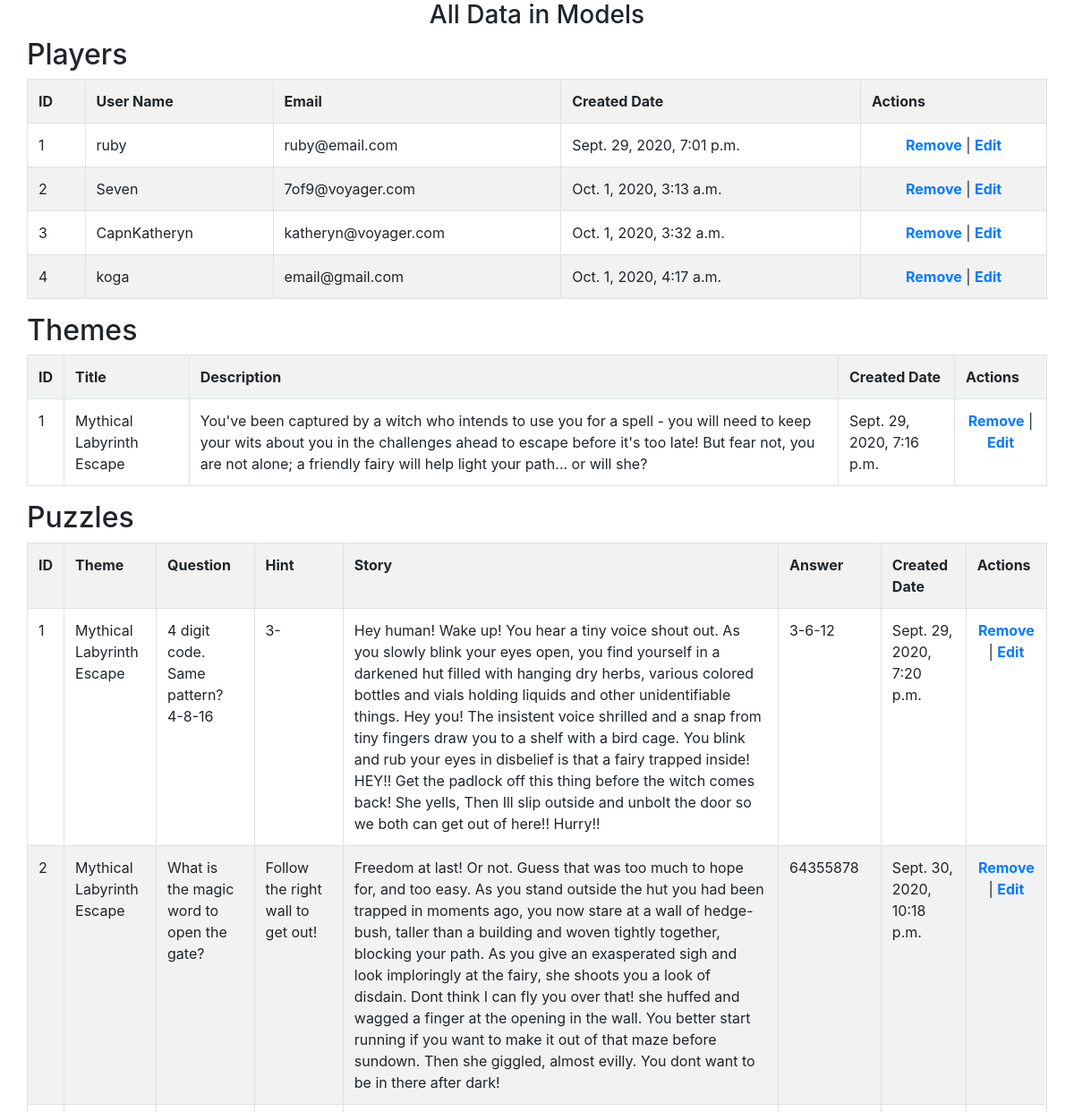
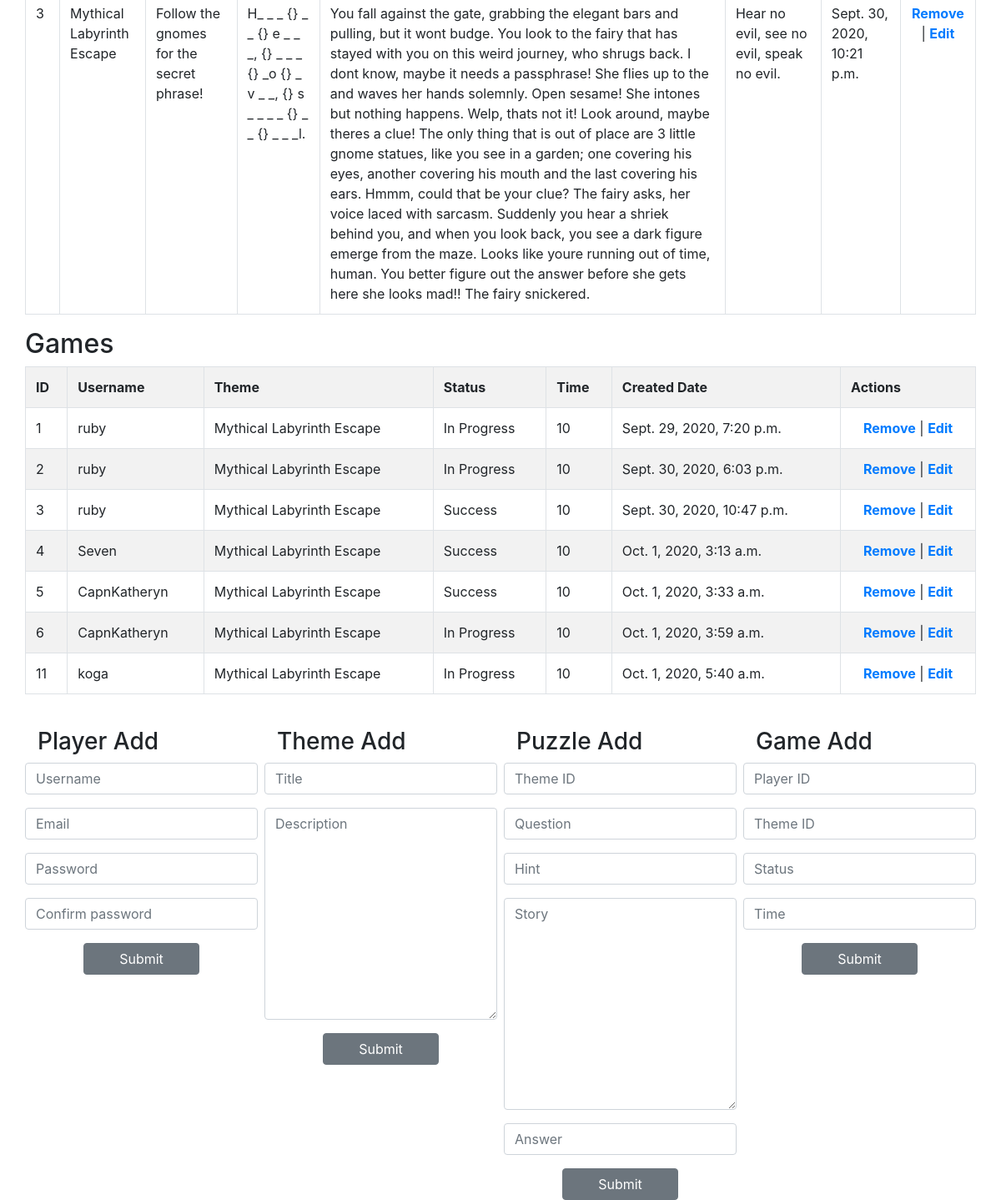
/get_data, run on an earlier commit of the app's database (2 pictures, top to bottom).
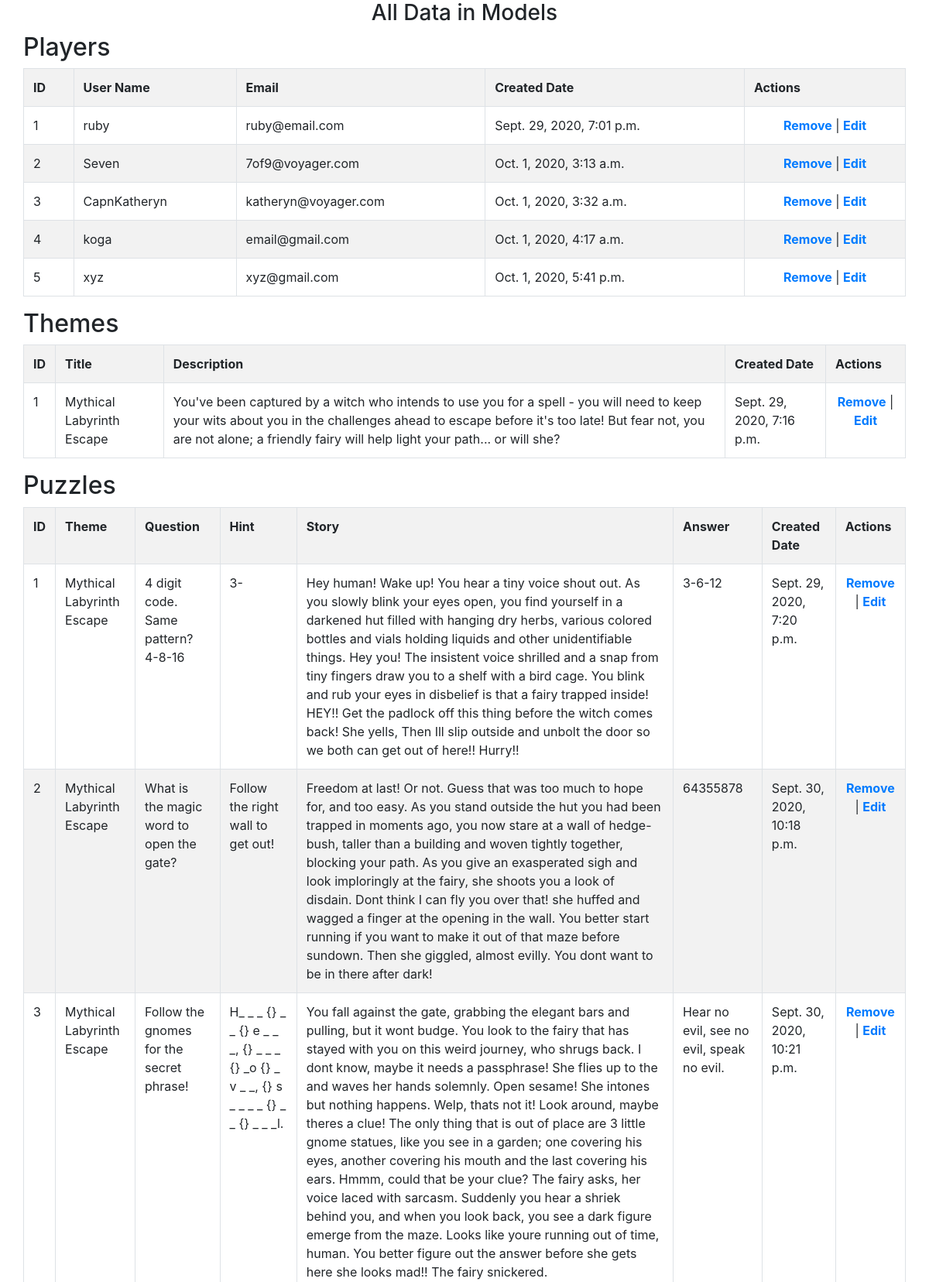
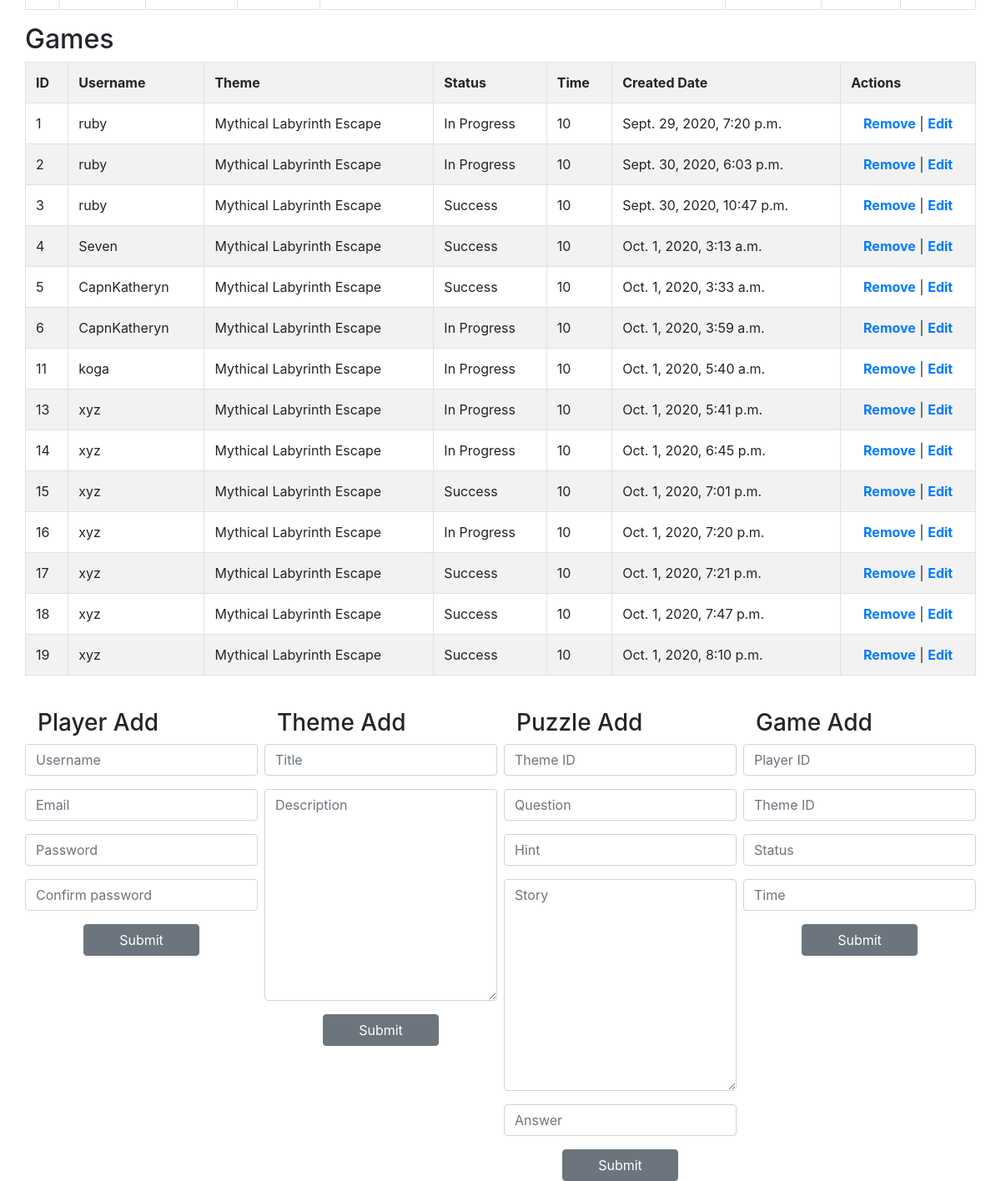
And on a later commit of the database (2 pictures, top to bottom).
### virtual_escape_room_app/models.py (models this page shows)
class Player(models.Model):
    username=models.CharField(max_length=255, unique=True)
    email=models.CharField(max_length=255, unique=True)
    password=models.CharField(max_length=255)
    created_at=models.DateTimeField(auto_now_add=True)
    updated_at=models.DateTimeField(auto_now=True)
    objects=PlayerManager()

class Theme(models.Model): # will be manually entered in the shell until we have an admin mode
    title=models.CharField(max_length=255)
    description=models.TextField()
    created_at=models.DateTimeField(auto_now_add=True)
    updated_at=models.DateTimeField(auto_now=True)
    objects=ThemeManager()

class Puzzle(models.Model): # will be manually entered in the shell until we have an admin mode
    theme=models.ForeignKey(Theme,related_name="puzzle_theme",on_delete=models.CASCADE,default=1)
    question=models.CharField(max_length=255)
    hint=models.CharField(max_length=255)
    story=models.TextField()
    answer=models.CharField(max_length=255)
    created_at=models.DateTimeField(auto_now_add=True)
    updated_at=models.DateTimeField(auto_now=True)

class Game(models.Model):
    players=models.ForeignKey(Player,related_name="player_game",on_delete=models.CASCADE,default=1)
    theme=models.ForeignKey(Theme,related_name="theme_game", on_delete=models.CASCADE)
    status=models.CharField(max_length=255, default="Not Started")
    timer=models.IntegerField(default=10)
    created_at=models.DateTimeField(auto_now_add=True)
    updated_at=models.DateTimeField(auto_now=True)

### virtual_escape_room_app/views.py (the view)
# urls.py: path('get_data',views.get_data),
def get_data(request):
    qry_players= Player.objects.all()
    qry_themes=Theme.objects.all()
    qry_puzzles=Puzzle.objects.all()
    qry_games=Game.objects.all()
    context={
            'queryplayers':qry_players,
            'querythemes':qry_themes,
            'querypuzzles':qry_puzzles,
            'querygames':qry_games
        }
    return render(request, "get_data.html", context)

### virtual_escape_room_app/templates/get_data.html (shortened to what this page needs)
<!DOCTYPE html>
<html lang="en">
<head>
    <link rel="stylesheet" href="https://stackpath.bootstrapcdn.com/bootstrap/4.5.2/css/bootstrap.min.css">
</head>
<body>
    <div class="container">
        <h3 class="text-center">All Data in Models</h3>
        <div class="row">
            <h2>Players</h2>
            <table id="table1" class="table table-striped table-bordered">
                <tr>
                    <th>ID</th>
                    <th>User Name</th>
                    <th>Email</th>
                    <th>Created Date</th>
                    <th>Actions</th>
                </tr>
                {% for one_player in queryplayers %}
                <tr>
                    <td>{{ one_player.id }}</td>
                    <td>{{ one_player.username }}</td>
                    <td>{{ one_player.email }}</td>
                    <td>{{ one_player.created_at }}</td>
                    <td class="text-center">
                        <a href="/player/remove/{{one_player.id}}" class="font-weight-bold">Remove</a>
                        |
                        <a href="/player/edit/{{one_player.id}}" class="font-weight-bold">Edit</a>
                    </td>
                </tr>
                {% endfor %}
            </table>
        </div>
        <div class="row">
            <h2>Themes</h2>
            <table id="tabletheme" class="table table-striped table-bordered">
                <tr>
                    <th>ID</th>
                    <th>Title</th>
                    <th>Description</th>
                    <th>Created Date</th>
                    <th>Actions</th>
                </tr>
                {% for one_theme in querythemes %}
                <tr>
                    <td>{{ one_theme.id }}</td>
                    <td>{{ one_theme.title }}</td>
                    <td>{{ one_theme.description }}</td>
                    <td>{{ one_theme.created_at }}</td>
                    <td class="text-center">
                        <a href="/theme/remove/{{one_theme.id}}" class="font-weight-bold">Remove</a>
                        |
                        <a href="/theme/edit/{{one_theme.id}}" class="font-weight-bold">Edit</a>
                    </td>
                </tr>
                {% endfor %}
            </table>
        </div>
        <div class="row">
            <h2>Puzzles</h2>
            <table id="tablepuzzle" class="table table-striped table-bordered">
                <tr>
                    <th>ID</th>
                    <th>Theme</th>
                    <th>Question</th>
                    <th>Hint</th>
                    <th>Story</th>
                    <th>Answer</th>
                    <th>Created Date</th>
                    <th>Actions</th>
                </tr>
                {% for one_puzzle in querypuzzles %}
                <tr>
                    <td>{{ one_puzzle.id }}</td>
                    <td>{{ one_puzzle.theme.title }}</td>
                    <td>{{ one_puzzle.question }}</td>
                    <td>{{ one_puzzle.hint }}</td>
                    <td>{{ one_puzzle.story }}</td>
                    <td>{{ one_puzzle.answer }}</td>
                    <td>{{ one_puzzle.created_at }}</td>
                    <td class="text-center">
                        <a href="/puzzle/remove/{{one_puzzle.id}}" class="font-weight-bold">Remove</a>
                        |
                        <a href="/puzzle/edit/{{one_puzzle.id}}" class="font-weight-bold">Edit</a>
                    </td>
                </tr>
                {% endfor %}
            </table>
        </div>
        <div class="row">
            <h2>Games</h2>
            <table id="tablegame" class="table table-striped table-bordered">
                <tr>
                    <th>ID</th>
                    <th>Username</th>
                    <th>Theme</th>
                    <th>Status</th>
                    <th>Time</th>
                    <th>Created Date</th>
                    <th>Actions</th>
                </tr>
                {% for one_game in querygames %}
                <tr>
                    <td>{{ one_game.id }}</td>
                    <td>{{ one_game.players.username }}</td>
                    <td>{{ one_game.theme.title }}</td>
                    <td>{{ one_game.status }}</td>
                    <td>{{ one_game.timer }}</td>
                    <td>{{ one_game.created_at }}</td>
                    <td class="text-center">
                        <a href="/game/remove/{{one_game.id}}" class="font-weight-bold">Remove</a>
                        |
                        <a href="/game/edit/{{one_game.id}}" class="font-weight-bold">Edit</a>
                    </td>
                </tr>
                {% endfor %}
            </table>
        </div>
        <div class="row mt-4">
            <div class="col mr-2">
                <h3>Player Add</h3>
                <form action="/player/add" method="post">
                    <div class="form-group row">
                        <input type="text" name="username" id="username" class="form-control" placeholder="Username">
                    </div>
                    <div class="form-group row">
                        <input type="email" name="email" id="email" class="form-control" placeholder="Email">
                    </div>
                    <div class="form-group row">
                        <input type="password" name="password" id="password" class="form-control" placeholder="Password">
                    </div>
                    <div class="form-group row">
                        <input type="password" name="confirmpassword" id="confirmpassword" class="form-control" placeholder="Confirm password">
                    </div>
                    <div class="row justify-content-center">
                        <button type="submit" class="col-6 btn btn-secondary">Submit</button>
                    </div>
                </form>
            </div>
            <div class="col mr-2">
                <h3>Theme Add</h3>
                <form action="/theme/add" method="post">
                    <div class="form-group row">
                        <input type="text" name="title" id="title" class="form-control" placeholder="Title">
                    </div>
                    <div class="form-group row">
                        <textarea name="description" id="description" cols="30" rows="10" placeholder="Description" class="form-control"></textarea>
                    </div>
                    <div class="row justify-content-center">
                        <button type="submit" class="col-6 btn btn-secondary">Submit</button>
                    </div>
                </form>
            </div>
            <div class="col mr-2">
                <h3>Puzzle Add</h3>
                <form action="/puzzle/add" method="post">
                    <div class="form-group row">
                        <input type="text" name="theme_id" id="theme_id" class="form-control" placeholder="Theme ID">
                    </div>
                    <div class="form-group row">
                        <input type="text" name="question" id="question" class="form-control" placeholder="Question">
                    </div>
                    <div class="form-group row">
                        <input type="text" name="hint" id="hint" class="form-control" placeholder="Hint">
                    </div>
                    <div class="form-group row">
                        <textarea name="story" id="story" cols="30" rows="10" placeholder="Story" class="form-control"></textarea>
                    </div>
                    <div class="form-group row">
                        <input type="text" name="answer" id="answer" class="form-control" placeholder="Answer">
                    </div>
                    <div class="row justify-content-center">
                        <button type="submit" class="col-6 btn btn-secondary">Submit</button>
                    </div>
                </form>
            </div>
            <div class="col">
                <h3>Game Add</h3>
                <form action="/game/add" method="post">
                    <div class="form-group row">
                        <input type="text" name="player_id" id="player_id" class="form-control" placeholder="Player ID">
                    </div>
                    <div class="form-group row">
                        <input type="text" name="theme_id" id="theme_id" class="form-control" placeholder="Theme ID">
                    </div>
                    <div class="form-group row">
                        <input type="text" name="status" id="status" class="form-control" placeholder="Status">
                    </div>
                    <div class="form-group row">
                        <input type="text" name="timer" id="timer" class="form-control" placeholder="Time">
                    </div>
                    <div class="row justify-content-center">
                        <button type="submit" class="col-6 btn btn-secondary">Submit</button>
                    </div>
                </form>
            </div>
        </div>
    </div>
</body>
</html>

What changed in the data, as far as the page shows it:
added Player: id "5", username "xyz", email "xyz@gmail.com", created_at "Oct. 1, 2020, 5:41 p.m."
added Game: id "13", players.username "xyz", theme "Mythical Labyrinth Escape", status "In Progress", timer "10", created_at "Oct. 1, 2020, 5:41 p.m."
added Game: id "14", players.username "xyz", theme "Mythical Labyrinth Escape", status "In Progress", timer "10", created_at "Oct. 1, 2020, 6:45 p.m."
added Game: id "15", players.username "xyz", theme "Mythical Labyrinth Escape", status "Success", timer "10", created_at "Oct. 1, 2020, 7:01 p.m."
added Game: id "16", players.username "xyz", theme "Mythical Labyrinth Escape", status "In Progress", timer "10", created_at "Oct. 1, 2020, 7:20 p.m."
added Game: id "17", players.username "xyz", theme "Mythical Labyrinth Escape", status "Success", timer "10", created_at "Oct. 1, 2020, 7:21 p.m."
added Game: id "18", players.username "xyz", theme "Mythical Labyrinth Escape", status "Success", timer "10", created_at "Oct. 1, 2020, 7:47 p.m."
added Game: id "19", players.username "xyz", theme "Mythical Labyrinth Escape", status "Success", timer "10", created_at "Oct. 1, 2020, 8:10 p.m."
